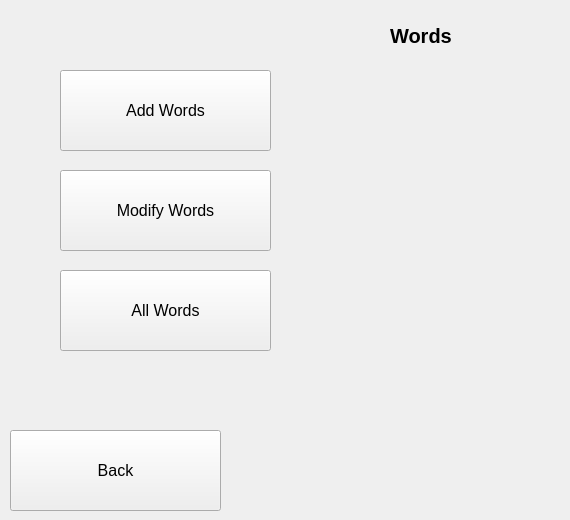
    <widget class="QWidget" name="page_3">
     <widget class="QLabel" name="label_12">
      <property name="geometry">
       <rect>
        <x>390</x>
        <y>20</y>
        <width>171</width>
        <height>31</height>
       </rect>
      </property>
      <property name="font">
       <font>
        <pointsize>15</pointsize>
        <weight>75</weight>
        <bold>true</bold>
       </font>
      </property>
      <property name="text">
       <string>Words</string>
      </property>
     </widget>
     <widget class="QPushButton" name="button_back_words">
      <property name="geometry">
       <rect>
        <x>10</x>
        <y>430</y>
        <width>211</width>
        <height>81</height>
       </rect>
      </property>
      <property name="font">
       <font>
        <pointsize>12</pointsize>
       </font>
      </property>
      <property name="text">
       <string>Back</string>
      </property>
     </widget>
     <widget class="QPushButton" name="button_add_words">
      <property name="geometry">
       <rect>
        <x>60</x>
        <y>70</y>
        <width>211</width>
        <height>81</height>
       </rect>
      </property>
      <property name="font">
       <font>
        <pointsize>12</pointsize>
       </font>
      </property>
      <property name="text">
       <string>Add Words</string>
      </property>
     </widget>
     <widget class="QPushButton" name="button_modify_words">
      <property name="geometry">
       <rect>
        <x>60</x>
        <y>170</y>
        <width>211</width>
        <height>81</height>
       </rect>
      </property>
      <property name="font">
       <font>
        <pointsize>12</pointsize>
       </font>
      </property>
      <property name="text">
       <string>Modify Words</string>
      </property>
     </widget>
     <widget class="QPushButton" name="button_all_words">
      <property name="geometry">
       <rect>
        <x>60</x>
        <y>270</y>
        <width>211</width>
        <height>81</height>
       </rect>
      </property>
      <property name="font">
       <font>
        <pointsize>12</pointsize>
       </font>
      </property>
      <property name="text">
       <string>All Words</string>
      </property>
     </widget>
    </widget>
